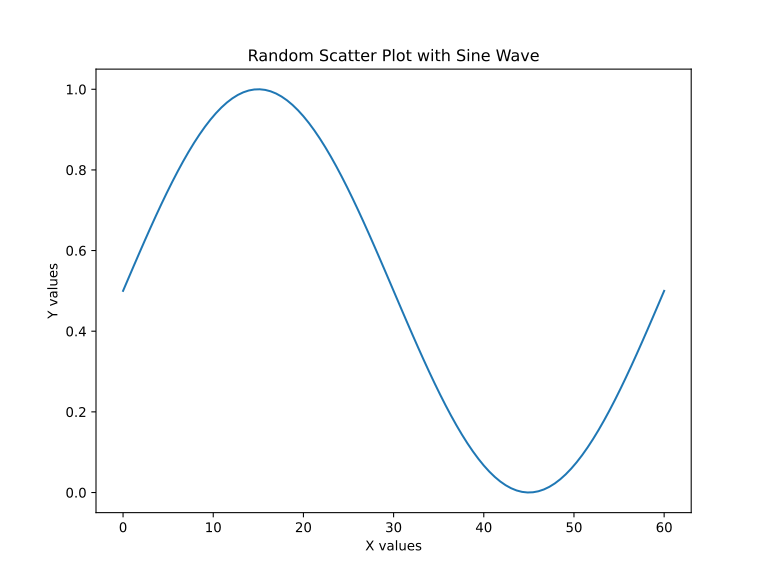

Write Python code to recreate this figure.
import json
import numpy as np
import matplotlib.pyplot as plt

# Set seed for reproducibility
np.random.seed(0)

# Generate sine wave data
x_sine = np.linspace(0, 60, 100)  # X values for sine wave
y_sine = 0.5 + 0.5 * np.sin(np.pi * x_sine / 30)  # Sine wave with amplitude 0.5 and period of 60

# Create the plot
plt.figure(figsize=(8, 6))
plt.plot(x_sine, y_sine, label='Sine Wave')  # Sine wave line plot
plt.title('Random Scatter Plot with Sine Wave')
plt.xlabel('X values')
plt.ylabel('Y values')

# Save the plot as an SVG file
plt.savefig('scatterplot_smooth.svg', format='svg')

# Generating the 'maidr' structure
maidr = {
    'type': ['smooth'],
    'id': 'scatter',
    'selector': [
        "TODO: TYPE YOUR SMOOTH SELECTOR HERE"
    ],
    'title': 'Sine Wave',
    'name': 'Sine Plot',
    'axes': {
        'x': {
            'label': 'X values',
        },
        'y': {
            'label': 'Y values',
        },
    },
    'labels': {
        'title': 'Sine Wave',
        'x': 'X values',
        'y': 'Y values',
    },
    'data': [
        [
            # Data for sine wave line plot
            {'x': x_val, 'y': y_val} for x_val, y_val in zip(x_sine, y_sine)
        ]
    ],
}

# Writing the raw data to a JSON file
with open("scatterplot_raw_data.json", 'w') as json_file:
    json.dump(maidr["data"], json_file, indent=4)

# Writing the dictionary to a JSON file
with open("scatterplot_maidr.json", 'w') as json_file:
    json.dump(maidr, json_file, indent=4)

# Show the plot
plt.show()

# Close the plot
plt.close()
